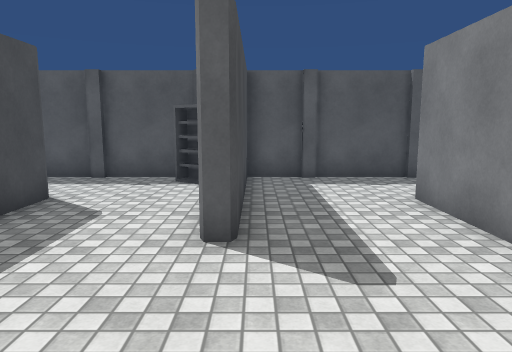
view 1 (above)

24 first-person views from a walk through a Unity game level. The camera is 1.5 m above the floor, tilts 8° down and sees 70° across. The floor is counted in squares, 1 m on a side. Each view is taken from the middle of a square. On the plan, view 1 faces up. The plan holds only what a view shows up to about 16 squares ahead; the rest is blank. The place goes on beyond the plan. The player is left out. Surface patterns are stand-ins for the level's own textures.

view 2
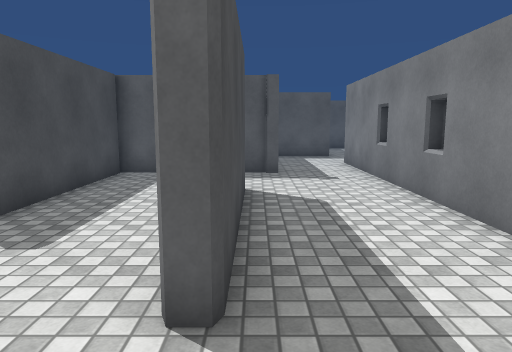

view 3
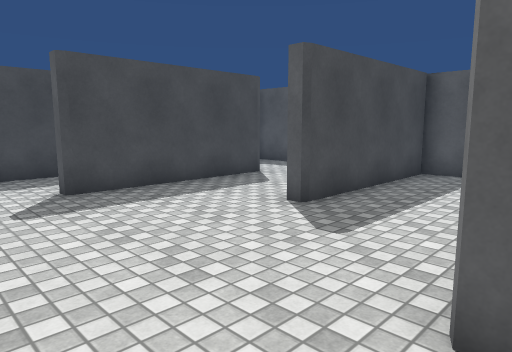

view 4
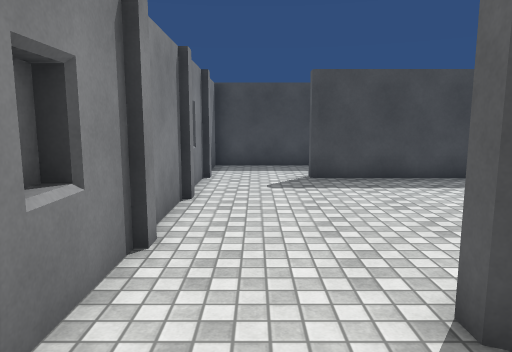

view 5
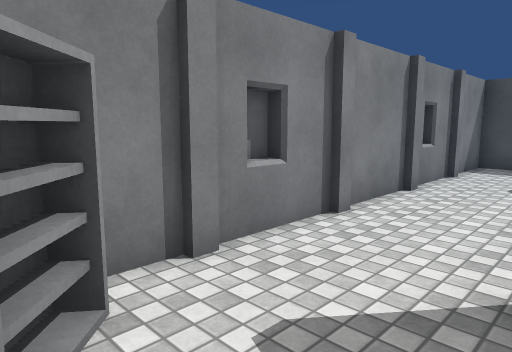

view 6
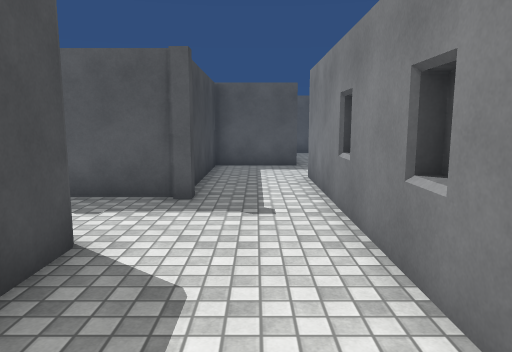

view 7
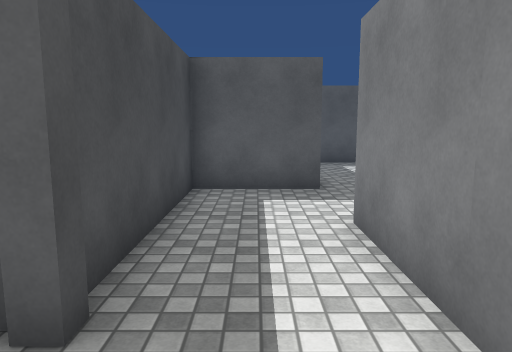

view 8
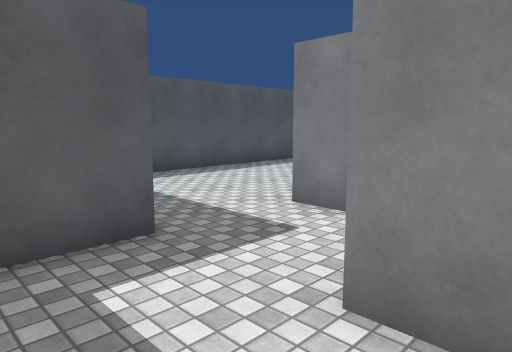

view 9
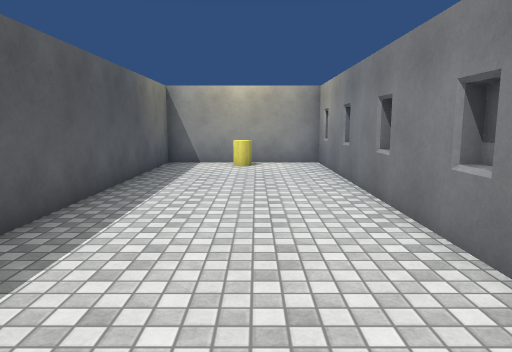

view 10
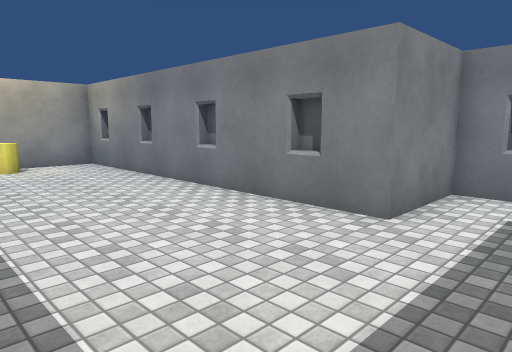

view 11
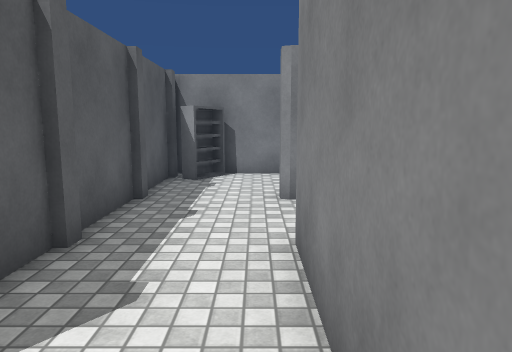

view 12
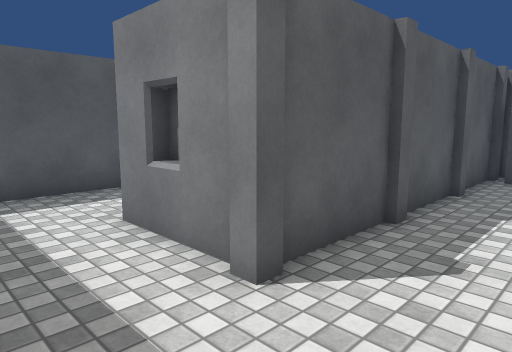

view 13
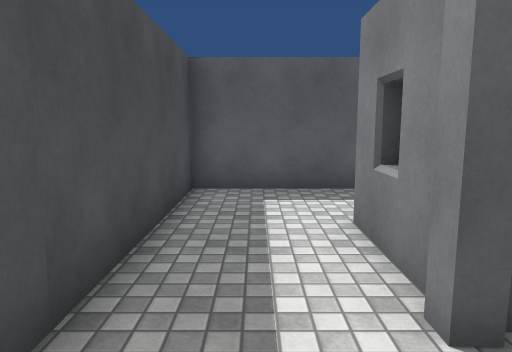

view 14
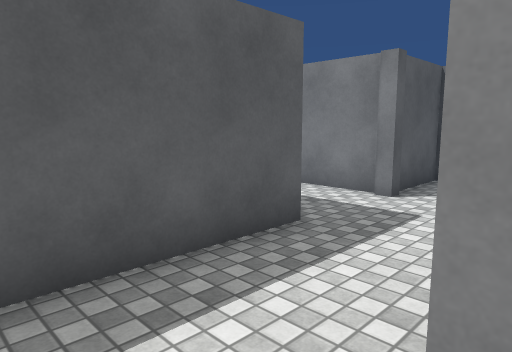

view 15
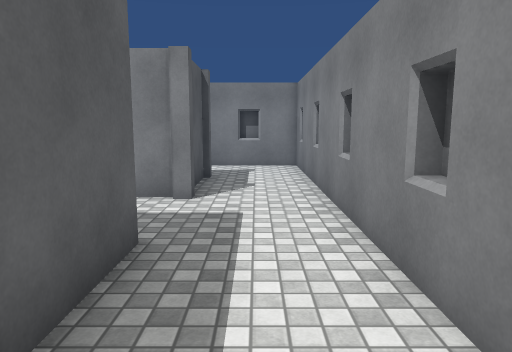

view 16
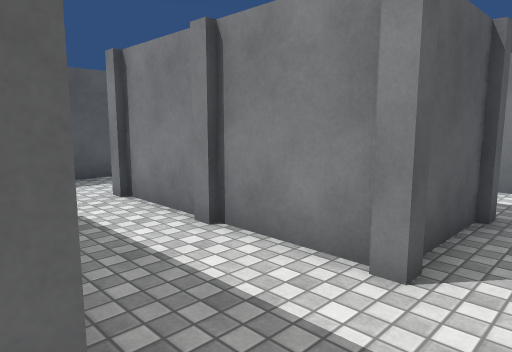

view 17
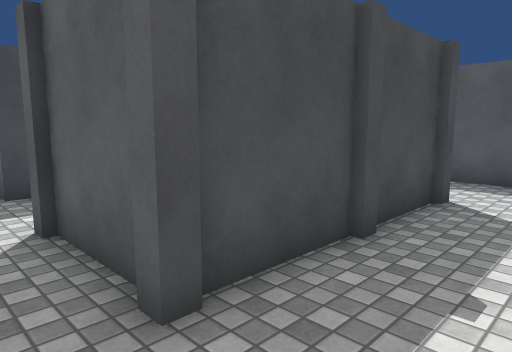

view 18
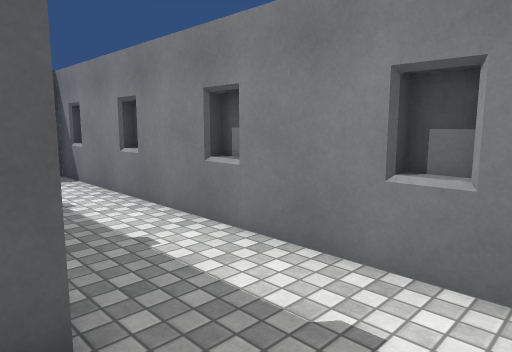

view 19
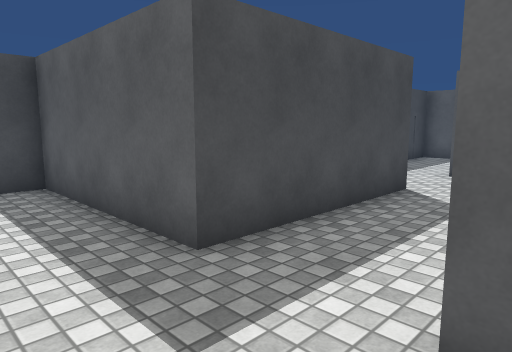

view 20
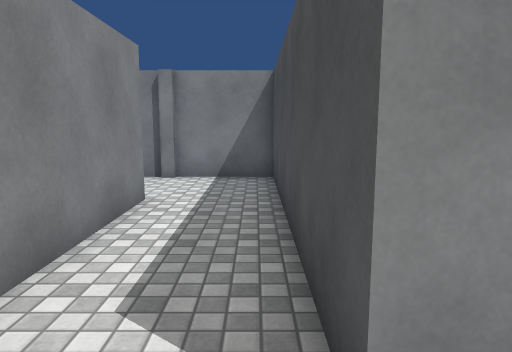

view 21
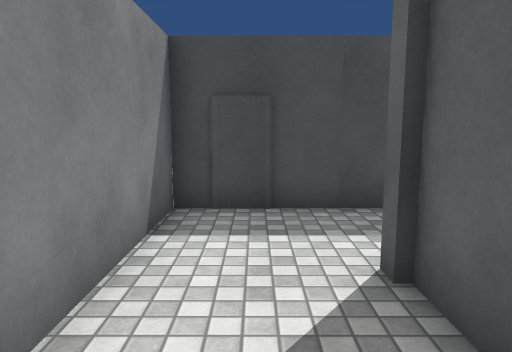

view 22
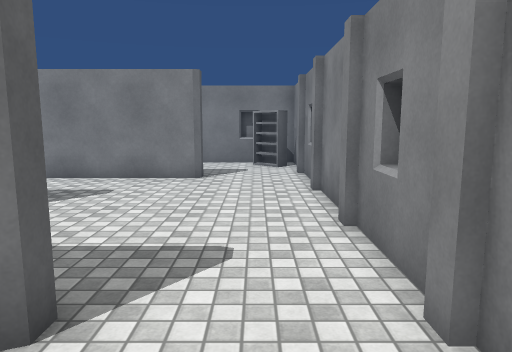

view 23
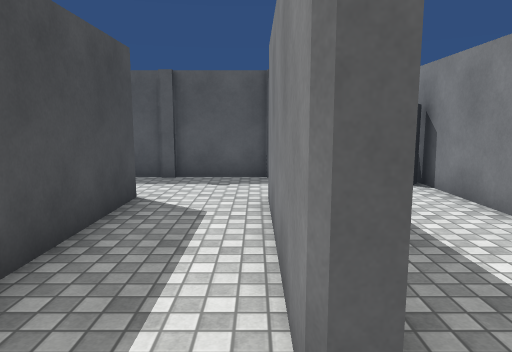

view 24
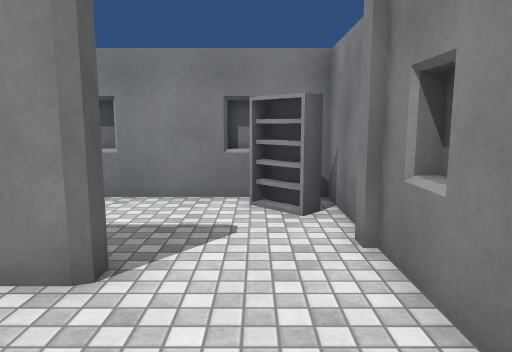

### Floor plan
Points are (right, up) in squares from view 1. A wall is a line through its corners. A room is listed if a view was taken in it or the views show most of it. See-through windows are left out.
Room 1 (views 1, 2, 3, 4, 5, 6, 7, 8, 9, 10, 22, 23, 24)
walls: (3.6, 10.5) (2.4, 10.5); (3.8, 7.4) (3.8, 1.6) (3.3, 1.6) (3.3, 7.4); (9.4, 13.5) (10.5, 13.5) (10.5, 16.5) (22.5, 16.5) (22.5, 17.1); (-0.2, 10.5) (-0.2, 4.6) (-0.8, 4.6); (7.6, 16.5) (4.5, 16.5) (4.5, 11.4); (-0.7, 5.9) (-0.7, 8.5); (12, 16.2) (12.6, 16.2); (7.8, 0.1) (7.8, 0.6); (-4.2, 7.5) (-4.2, 1.6) (-4.8, 1.6) (-4.8, 7.5); (5.4, -1.5) (7.5, -1.5) (7.5, 13.5); (2.4, -1.5) (3.6, -1.5); (2.9, -1.8) (3.4, -1.8); (-0.5, -1.5) (0.6, -1.5); (-7.5, 7.5) (-7.5, -1.5) (-5.4, -1.5); (-3.6, -1.5) (-2.4, -1.5); (22.5, 22.5) (8.5, 22.5)
ways out: opening at (-3, 8.8) to room 2
objects: pillar (-5, -2) to (-4, -1); pillar (-2, -2) to (-1, -1); pillar (1, -2) to (2, -1); pillar (1, 10) to (2, 11); pillar (4, -2) to (5, -1); pillar (4, 10) to (5, 11); shelf (6, -1) to (7, 0); cylinder (22, 19) to (22, 20)
Room 2 (views 11, 12, 13, 14, 15, 16, 17, 18, 19, 20, 21)
walls: (-4.5, 17.4) (-4.5, 18.5); (-2.4, 16.5) (-3.6, 16.5); (-5.4, 10.5) (-6.6, 10.5); (-1.5, 18.5) (-1.5, 17.4); (-2.4, 10.5) (-3.6, 10.5); (-10.1, 13.5) (1.5, 13.5) (1.5, 24.5); (-4.5, 20.4) (-4.5, 21.5); (-8.4, 10.5) (-9.6, 10.5); (-10.5, 11.4) (-10.5, 13.5); (1.8, 14.9) (1.8, 15.6); (-1.5, 21.5) (-1.5, 20.4); (1.8, 18.1) (1.8, 18.6); (-4.8, 7.5) (-4.2, 7.5); (-0.7, 8.5) (-0.7, 9.5); (-7.5, 22.6) (-7.5, 16.5) (-13.5, 16.5) (-13.5, 7.5) (-7.5, 7.5)
ways out: opening at (-3, 8.8) to room 1; opening at (-8, 23.5)
objects: pillar (-11, 10) to (-10, 11); pillar (-8, 10) to (-7, 11); pillar (-5, 10) to (-4, 11); pillar (-5, 16) to (-4, 17); pillar (-5, 19) to (-4, 20); pillar (-5, 22) to (-4, 23); shelf (-2, 10); pillar (-2, 10) to (-1, 11); pillar (-2, 16) to (-1, 17); pillar (-2, 19) to (-1, 20); pillar (-2, 22) to (-1, 23)

Positions as (right, up) in squares from view 1, and headings:
1: (0, 0), facing up
2: (4, -1), facing up
3: (4, -1), facing up-left
4: (6, 0), facing left
5: (7, 2), facing down-left
6: (6, 3), facing up
7: (6, 8), facing up
8: (5, 12), facing up-right
9: (8, 19), facing right
10: (8, 22), facing down-right
11: (-12, 8), facing right
12: (-13, 8), facing up-right
13: (-12, 8), facing up
14: (-12, 13), facing up-right
15: (-12, 15), facing right
16: (-8, 15), facing up-right
17: (1, 15), facing up-left
18: (-2, 14), facing up-right
19: (-4, 14), facing up-left
20: (-7, 9), facing down
21: (-7, 9), facing left
22: (-7, 0), facing right
23: (-5, 0), facing up
24: (0, 0), facing right
